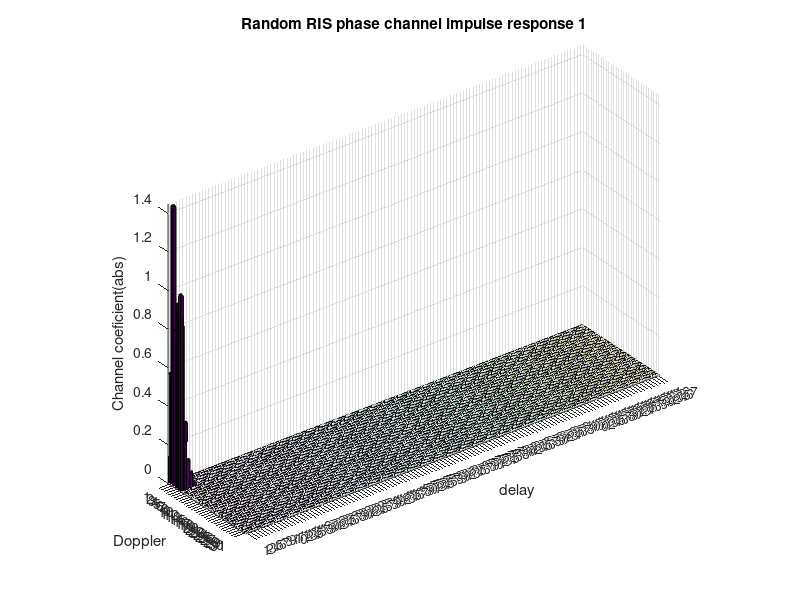
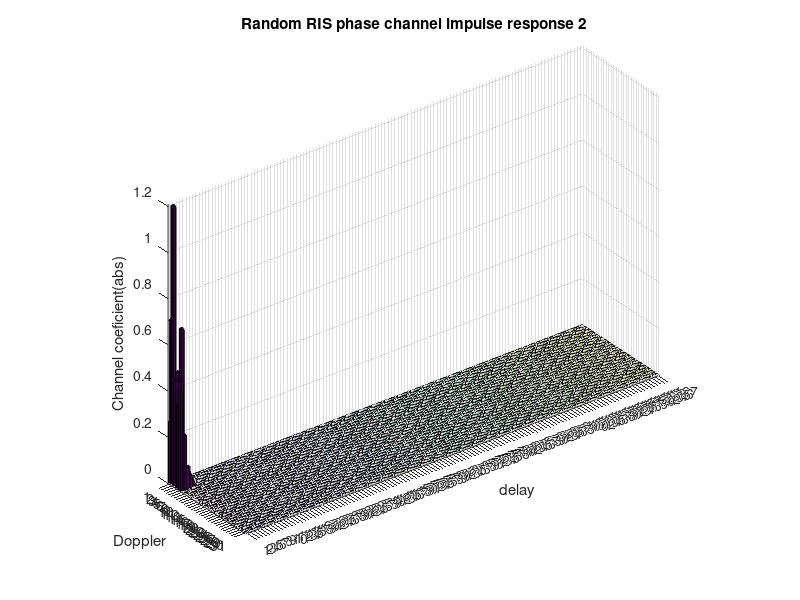
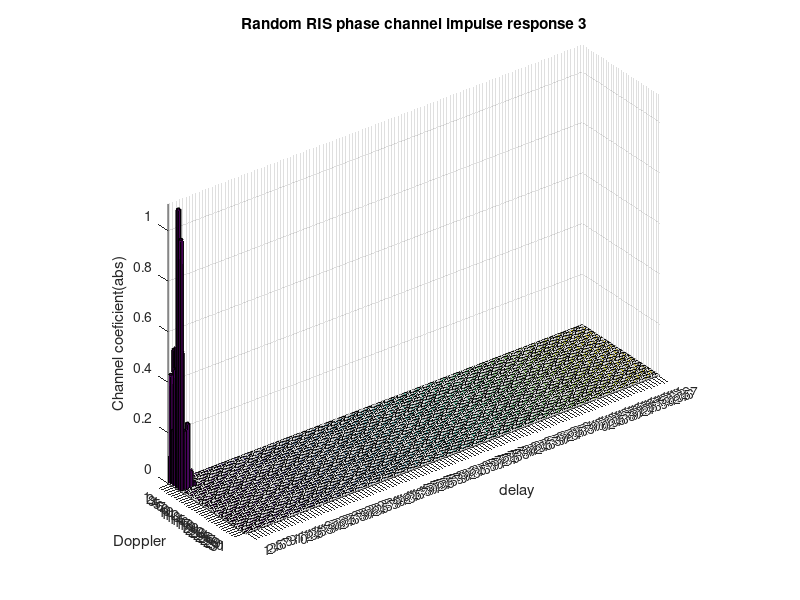
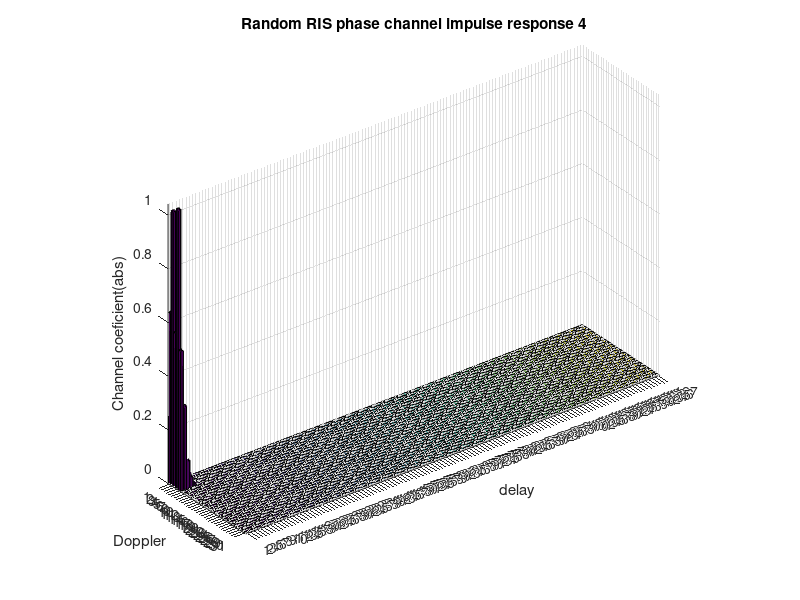

Recreate these plots in MATLAB, in order.
close all;clc;
%% parameters
max_UE_speed_kmh = 1000;
max_UE_speed = max_UE_speed_kmh*(1000/3600);

max_RIS_speed_kmh = 0;
max_RIS_speed = max_RIS_speed_kmh*(1000/3600);

% number of Doppler bins (time slots) 
N=16; 
% number of delay bins (subcarriers) 
M=64;

% subcarrier spacing 
delta_f=15e3;

% block duration
T=1/delta_f;

% carrier frequency 
fc=4e9;

delays_EVA = [0, 30, 150, 310, 370, 710, 1090, 1730, 2510]*10^(-9); 
pdp_EVA = [0.0, -1.5, -1.4, -3.6, -0.6, -9.1, -7.0, -12.0, -16.9];

delays_EPA = [0, 30, 70, 90, 110, 190, 410]*10^(-9); 
pdp_EPA = [0.0, -1.0, -2.0, -3.0, -8.0, -17.2, -20.8];

delays_ETU = [0, 50, 120, 200, 230, 500, 1600, 2300, 5000]*10^(-9);
pdp_ETU = [-1.0 -1.0 -1.0 0.0 0.0 0.0 -3.0 -5.0 -7.0];

%speed of light
c=299792458;

% OTFS grid delay and Doppler resolution 
delay_resolution = 1/(M*delta_f);
Doppler_resolution = 1/(N*T);


%% direct beam
%maximum Doppler spread(one side)
nu_d_max = (max_UE_speed*fc)/(c);
        
% maximum normalized Doppler spread (one-sided) 
k_d_max = nu_d_max/Doppler_resolution;

delays_d = delays_EVA;
pdp_d=pdp_EVA;
pdp_d_linear = 10.^(pdp_d/10);       
pdp_d_linear = pdp_d_linear/sum(pdp_d_linear);
taps_d=length(pdp_d);
a_i = sqrt(pdp_d_linear).*(sqrt(1/2) * (randn(1,taps_d)+1i*randn(1,taps_d)));
%delay tapes
l_d_i=  round(delays_d./delay_resolution);  %integer delay
k_d_i = round(k_d_max-k_d_max*rand(1,taps_d));%integer Doppler
%DD域响应转换成矩阵
a = zeros(N,M);
  for ith = 1:length(a_i)
          delay = l_d_i(ith)+1;
          Doppler = k_d_i(ith)+1;
          a(Doppler,delay) = a_i(ith);
  end
        a_abs = abs(a);

%% for each reflecting element:
L = 20;%element number

cascadeChannelPerElement = cell(L,1);

theta = zeros(1,L);
phaseFactor = zeros(1,L);

% 多组theta值
theta1 = zeros(1,L);
phaseFactor1 = zeros(1,L);
theta2 = zeros(1,L);
phaseFactor2 = zeros(1,L);
theta3 = zeros(1,L);
phaseFactor3 = zeros(1,L);
theta4 = zeros(1,L);
phaseFactor4 = zeros(1,L);
theta_list = [0,pi*2/8,pi*4/8,pi*6/8,pi*8/8,pi*10/8,pi*12/8,pi*14/8];





for i = 1:L
    theta(i) = theta_list(randi(length(theta_list)));%从theta list里面随机取一个
    phaseFactor(i) = cos(theta(i))+1i*sin(theta(i));
    % 多组theta值
    theta1(i) = theta_list(randi(length(theta_list)));
    phaseFactor1(i) = cos(theta1(i))+1i*sin(theta1(i));
    theta2(i) = theta_list(randi(length(theta_list)));
    phaseFactor2(i) = cos(theta2(i))+1i*sin(theta2(i));
    theta3(i) = theta_list(randi(length(theta_list)));
    phaseFactor3(i) = cos(theta3(i))+1i*sin(theta3(i));
    theta4(i) = theta_list(randi(length(theta_list)));
    phaseFactor4(i) = cos(theta4(i))+1i*sin(theta4(i));
    
    %% RIS-User link
        %maximum Doppler spread(one side)
        nu_max = (max_UE_speed*fc)/(c);
        
        % maximum normalized Doppler spread (one-sided) 
        k_max = nu_max/Doppler_resolution;
        
        delays=delays_EVA; 
        pdp=pdp_EVA;
        pdp_linear = 10.^(pdp/10);
        pdp_linear = pdp_linear/sum(pdp_linear);
        taps=length(pdp);
        g_i = sqrt(pdp_linear).*(sqrt(1/2) * (randn(1,taps)+1i*randn(1,taps)));
        %delay tapes
        l_i=  round(delays./delay_resolution);  %integer delay
        %l_i= delays./delay_resolution;
        %doppler tapes
        %k_i = round(k_max*cos(2*pi*rand(1,taps)));%integer Doppler Jake spectrum
        k_i = round(k_max-k_max*rand(1,taps));%integer Doppler uniform spectrum, all positive.
        %k_i = (k_max*cos(2*pi*rand(1,taps)));
        
        
        %% BS-RIS link
        %maximum Doppler spread(one side)
        nu1_max = (max_RIS_speed*fc)/(c);
        % maximum normalized Doppler spread (one-sided) 
        k1_max = nu1_max/Doppler_resolution;
        
        delays1 = delays_EVA;
        pdp1 = pdp_EVA;
        pdp1_linear = 10.^(pdp1/10);
        pdp1_linear = pdp1_linear/sum(pdp1_linear);
        taps1=length(pdp1);
        %gain
        f_i = sqrt(pdp1_linear).*(sqrt(1/2) * (randn(1,taps1)+1i*randn(1,taps1)));
        %delay tapes
        l1_i=  round(delays1./delay_resolution);  %integer delay
        %doppler tapes 问题：怎么确定两个link的Doppler shift的max。
        k1_i = round(k1_max*cos(2*pi*rand(1,taps1)));%integer Doppler Jake spectrum
        
        %% 得到DD域信道冲激响应（矩阵形式，横坐标为Doppler，纵坐标为delay）
        %RIS-User
        %g_i,l_i,k_i
        g = zeros(N,M);
        
        for ith = 1:length(g_i)
            delay = l_i(ith)+1;
            Doppler = k_i(ith)+1;
            g(Doppler,delay) = g_i(ith);
        end
        g_abs = abs(g);
        
        %BS-RIS
        f = zeros(N,M);
        for ith = 1:length(f_i)
            delay = l1_i(ith)+1;
            Doppler = k1_i(ith)+1;
            f(Doppler,delay) = f_i(ith);
        end
        f_abs = abs(f);

        h = conv2(f,g); %h是RIS单反射面级联信道冲激

        %将单反射面级联信道储存
        cascadeChannelPerElement(i) = {h};

        %生成h_tot
        h = phaseFactor(i)*h;
       
        % 多组theta值
        h1 = phaseFactor1(i)*h;
        h2 = phaseFactor2(i)*h;
        h3 = phaseFactor3(i)*h;
        h4 = phaseFactor4(i)*h;

        if i==1
            h_tot = h;
        else
            h_tot = h_tot+h;
        end

        if i==1
            h_tot1 = h1;
        else
            h_tot1 = h_tot1+h1;
        end
        if i==1
            h_tot2 = h2;
        else
            h_tot2 = h_tot2+h2;
        end
        if i==1
            h_tot3 = h3;
        else
            h_tot3 = h_tot3+h3;
        end
        if i==1
            h_tot4 = h4;
        else
            h_tot4 = h_tot4+h4;
        end
        %P:总的path数
        

end

%% 关于RIS 优化：
%得到全部P条path的delay和Doppler shift，以及对应的直射路的增益和过每个RIS element的级联信道的增益
theta_optimized = zeros(1,L);

a_extended = padarray(a,[N-1 M-1],0,'post');

P = length(find(h_tot~=0));
for ith = 1:P
    [l_tot,k_tot]= find(h_tot);%l_tot, k_tot是RIS+LOS的所有时延和Doppler
end
%问题：要在生成所有的信道冲激响应矩阵之后将他们保存。（保存每一个element的级联矩阵）

%选出the path that maximizes the upper bound on the effective channel gain:
target = zeros(P,1);
for ith = 1:P %i 是径
    target(ith) =abs(a_extended(l_tot(ith),k_tot(ith))) ;
    for jth = 1:L%j是element
        h_temp = cascadeChannelPerElement{jth,1};
        target(ith) = target(ith) +abs(h_temp(l_tot(ith),k_tot(ith))) ;
    end
    target(ith) = target(ith)^2;
end
[targetVal,p] = max(target);
%得到优化后的调制角度和最优化后的信道响应矩阵
h_tot_optimized = a_extended;
for ith = 1:L
    h_temp = cascadeChannelPerElement{ith,1};
    theta_optimized(ith) = angle(a_extended(l_tot(p),k_tot(p))) - angle(h_temp(l_tot(p),k_tot(p)));
    h_tot_optimized = h_tot_optimized + (cos(theta_optimized(ith))+1i*sin(theta_optimized(ith)))*h_temp;
end


%% 

%加上直射链路
h_tot = h_tot + a_extended;
h_tot1 = h_tot1 + a_extended;
h_tot2 = h_tot2 + a_extended;
h_tot3 = h_tot3 + a_extended;
h_tot4 = h_tot4 + a_extended;

h_abs = abs(h);

h_tot_abs = abs(h_tot);
h_tot1_abs = abs(h_tot1);
h_tot2_abs = abs(h_tot2);
h_tot3_abs = abs(h_tot3);
h_tot4_abs = abs(h_tot4);

%经过RIS反射之后的信道冲激响应
figure;
bar3(h_tot_abs);
xlabel('delay');
ylabel('Doppler');
zlabel('Channel coeficient(abs)');
title('Random RIS phase channel impulse response 1');
figure;
bar3(h_tot1_abs);
xlabel('delay');
ylabel('Doppler');
zlabel('Channel coeficient(abs)');
title('Random RIS phase channel impulse response 2');
figure;
bar3(h_tot2_abs);
xlabel('delay');
ylabel('Doppler');
zlabel('Channel coeficient(abs)');
title('Random RIS phase channel impulse response 3');
figure;
bar3(h_tot3_abs);
xlabel('delay');
ylabel('Doppler');
zlabel('Channel coeficient(abs)');
title('Random RIS phase channel impulse response 4');
figure;
bar3(h_tot4_abs);
xlabel('delay');
ylabel('Doppler');
zlabel('Channel coeficient(abs)');
title('Random RIS phase channel impulse response 5');

figure;
bar3(h_abs);
xlabel('delay');
ylabel('Doppler');
zlabel('Channel coeficient(abs)');

figure;
bar3(abs(a_extended));
xlabel('delay');
ylabel('Doppler');
zlabel('Channel coeficient(abs)');
title('Direct path');

figure;
bar3(abs(h_tot_optimized));
xlabel('delay');
ylabel('Doppler');
zlabel('Channel coeficient(abs)');
title('Optimized channel impulse response');

